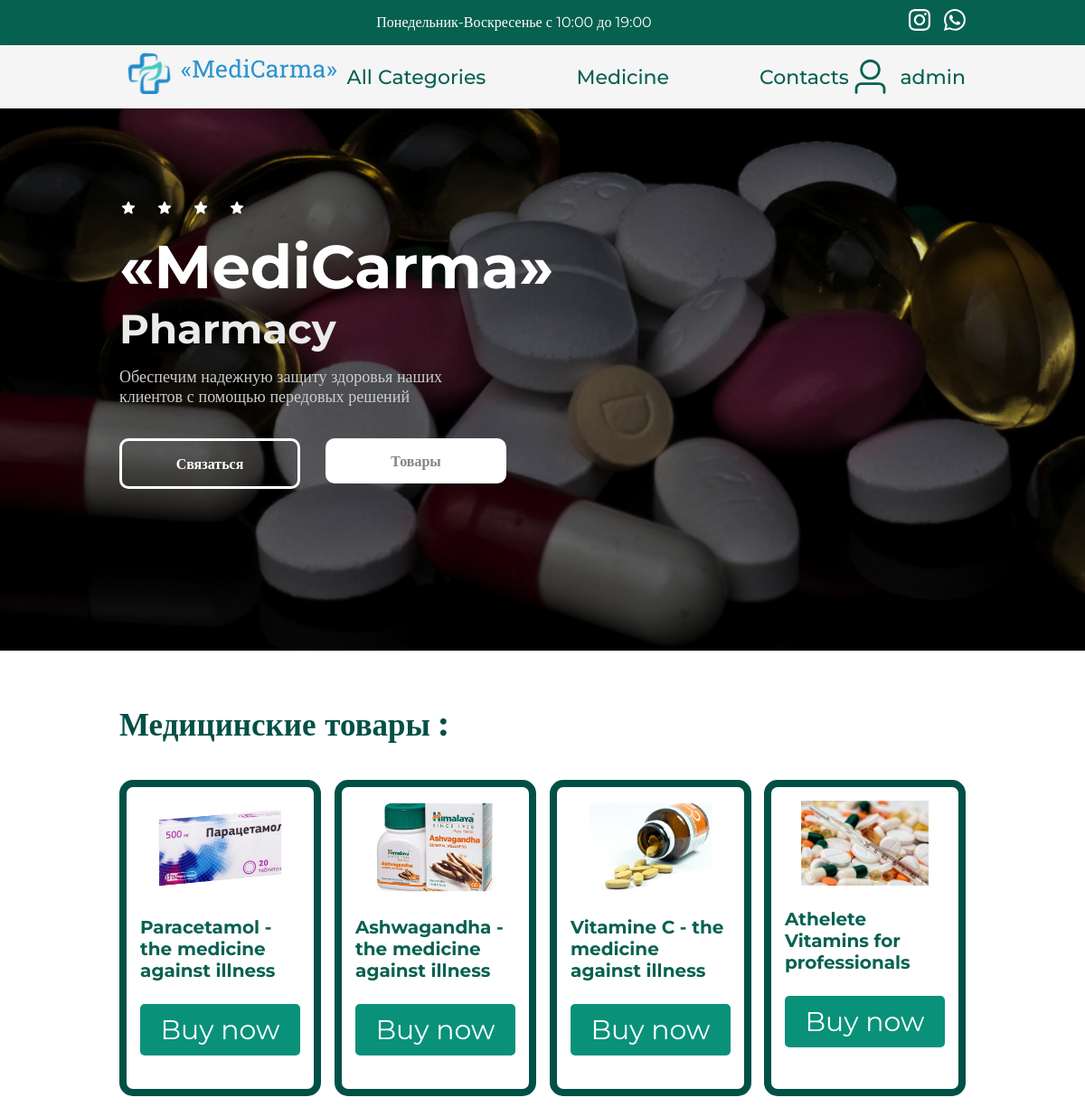
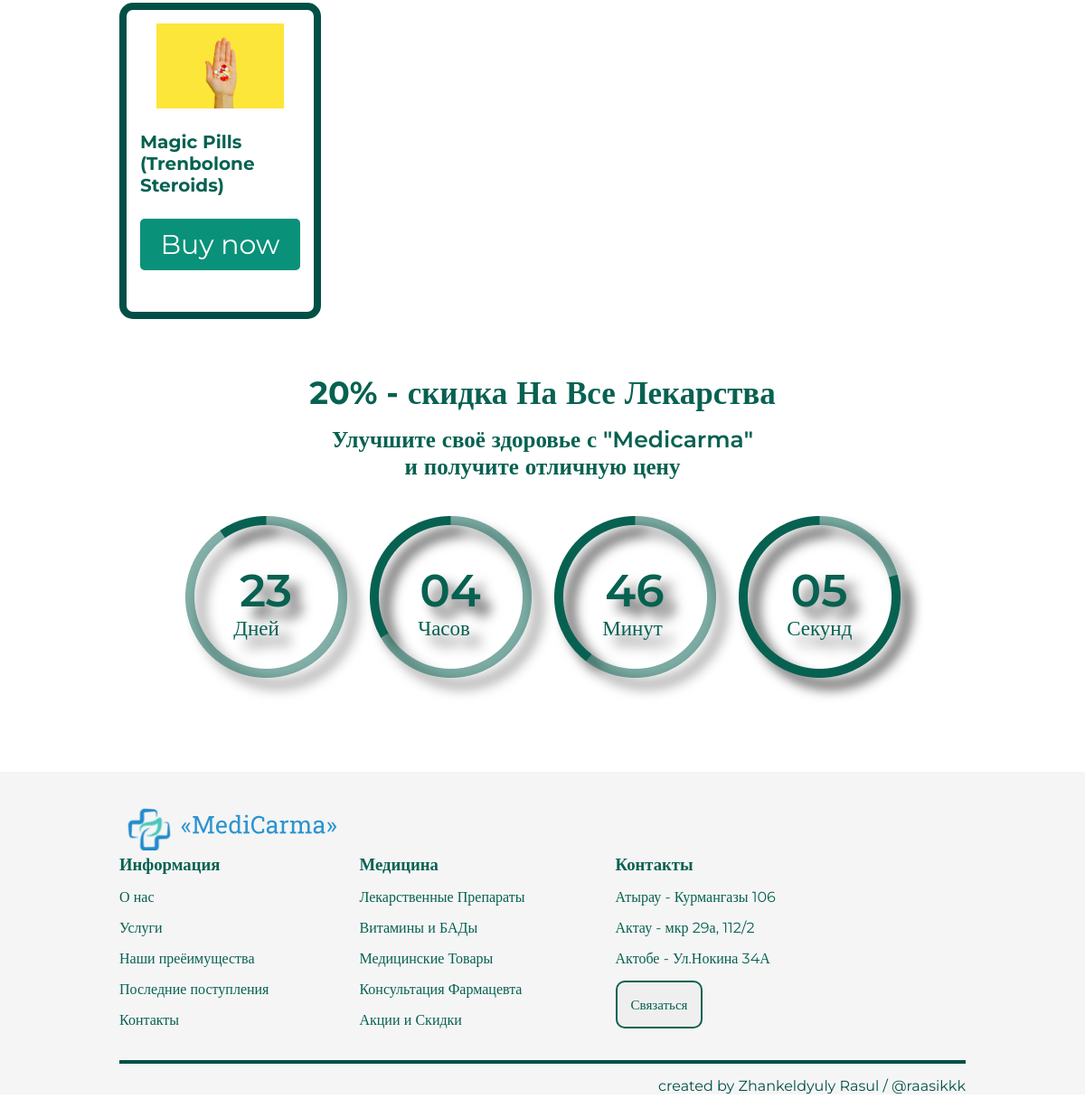
The page /products/ (signed in) on the database its author committed (2 pictures, top to bottom).
### medicarma_app/models.py (models this page shows, shortened)
class Products(models.Model):
    name = models.CharField(max_length=200)
    description = models.CharField(max_length=200)
    image = models.ImageField(upload_to='products/')

### medicarma_app/views.py (the view)
# urls.py: path('products/', views.protected_view, name="products"),
@login_required
def protected_view(request):
    products = Products.objects.all()
    return render(request, 'products/products.html', {'products': products})

### medicarma_app/templates/products/products.html (shortened to what this page needs)
{% load static %}
<!DOCTYPE html>
<html lang="en">
<head>
    <link rel="stylesheet" href="{% static 'styles/styles.css' %}">
</head>
<body>
    <div class="banner">
        <div class="container">
            <div class="banner-content">
                <div class="">Понедельник-Воскресенье с 10:00 до 19:00 </div>
                <div class="banner-icons">
                    <a href="#"><img src="{% static 'images/insta-logo.svg' %}" alt="insta"></a>
                    <a href="#"><img src="{% static 'images/whatsapp-logo.svg' %}" alt="whatsapp"></a>
                </div>
            </div>
        </div>
    </div>
     <nav class="navbar">
        <div class="container">
            <div class="navbar-content">
                <a href="#" class="navbar-logo">
                    <img class="logo" src="{% static 'images/main-logo.svg' %}" alt="logo">
                </a>
                <div class="links">
                    <ul class="navbar-menu">
                        <li><a id="navbar-close" href="{% url 'home' %}">All Categories</a></li>
                        <li><a id="navbar-close" href="{% url 'products' %}">Medicine</a></li>
                        <li id="toggle-modal"><a id="navbar-close" href="#">Contacts</a></li>
                    </ul>
                </div>
                <div class="navbar-profile">
                    <div class="profile-holder">
                        <div class="profile">
                            <img src="{% static 'images/user-icon.svg' %}" alt="user-icon">
                            <div class="">{{ request.user.username }}</div>
                        </div>
                    </div>
                </div>
            </div>
        </div>
     </nav>
     <div class="products-hero">
        <div class="container">
            <div class="hero-content">
                <img src="{% static 'images/star-wrapper.png' %}" alt="stars">
                <h1>«MediCarma»</h1>
                <h2>Pharmacy</h2>
                <p>
                    Обеспечим надежную защиту здоровья наших клиентов с помощью передовых решений
                </p>
                <div class="hero-buttons">
                    <a id="toggle-modal" class="outline-btn">Связаться</a>
                    <a class="full-btn" href="#">Товары</a>
                </div>
            </div>
        </div>
     </div>
     <div class="products">
      <div class="container">
          <div class="products-content">
            <h2>Медицинские товары :</h2>
            <div class="last-p-cards">
                {% for product in products %}
                    <div class="last-p-card">
                        <img src="{{ product.image.url }}" alt="medicine">
                        <h3>{{ product.description }}</h3>
                        <a href="{% url 'product_detail' product.id %}">Buy now</a>
                    </div>
                {% endfor %}
              </div>
          </div>
      </div>
     </div>
     <div class="timer">
        <div class="container">
            <div class="timer-content">
                <h2>20% - скидка На Все Лекарства</h2>
                <h3>Улучшите своё здоровье с "Medicarma" и получите отличную цену</h3>
                <div class="deadline">
                    <div class="deadline-format">
                        <img src="{% static 'images/days-circle (1).png' %}" alt="">
                        <h3>15</h3>
                        <span>Дней</span>
                    </div>
                    <div class="deadline-format">
                        <img src="{% static 'images/hours-circle (1).png' %}" alt="">
                        <h3>22</h3>
                        <span>Часов</span>
                    </div>
                    <div class="deadline-format">
                        <img src="{% static 'images/minutes-circle (1).png' %}" alt="">
                        <h3>23</h3>
                        <span>Минут</span>
                    </div>
                    <div class="deadline-format">
                        <img src="{% static 'images/seconds-circle (1).png' %}" alt="">
                        <h3>49</h3>
                        <span>Секунд</span>
                    </div>
                </div>
            </div>
        </div>
      </div>
      <div class="footer">
        <div class="container">
            <div class="footer-content">
                <a href="#" class="footer-logo">
                    <img class="logo" src="{% static 'images/main-logo.svg' %}" alt="logo">
                </a>
                <div class="footer-links">
                    <ul>
                        <h3>Информация</h3>
                        <li><a href="#">О нас</a></li>
                        <li><a href="#">Услуги</a></li>
                        <li><a href="#">Наши преёимущества</a></li>
                        <li><a href="#">Последние поступления</a></li>
                        <li><a href="#">Контакты</a></li>
                    </ul>
                    <ul>
                        <h3>Медицина</h3>
                        <li><a href="#">Лекарственные Препараты</a></li>
                        <li><a href="#">Витамины и БАДы</a></li>
                        <li><a href="#">Медицинские Товары</a></li>
                        <li><a href="#">Консультация Фармацевта</a></li>
                        <li><a href="#">Акции и Скидки</a></li>
                    </ul>
                    <ul>
                        <h3>Контакты</h3>
                        <li><a href="#">Атырау - Курмангазы 106</a></li>
                        <li><a href="#">Актау - мкр 29а, 112/2</a></li>
                        <li><a href="#">Актобе - Ул.Нокина 34А</a></li>
                        <button>Связаться</button>
                    </ul>
                </div>
            </div>
            <div class="line"></div>
            <div class="author">created by Zhankeldyuly Rasul / @raasikkk</div>
        </div>
    </div>
</body>
</html>

### rows shown on the page
Products: image (picture), description "Paracetamol - the medicine against illness"
Products: image (picture), description "Ashwagandha - the medicine against illness"
Products: image (picture), description "Vitamine C - the medicine against illness"
Products: image (picture), description "Athelete Vitamins for professionals"
Products: image (picture), description "Magic Pills (Trenbolone Steroids)"

### other values the page prints
{{ request.user.username }} "admin"
